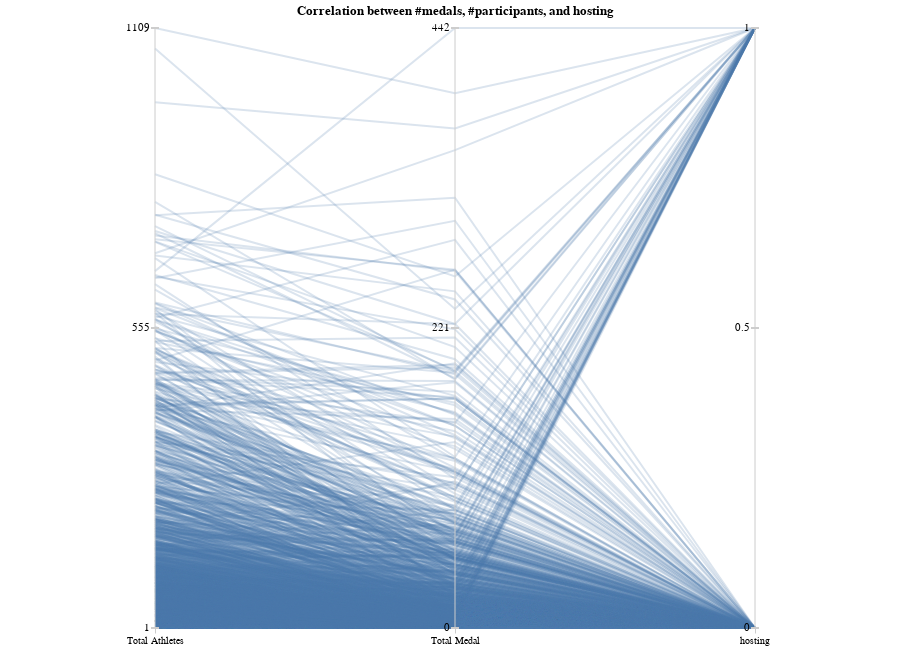

The notebook cell saved with this chart:
### Markdown cell above
### Task 4

### Code cell
task4_result

### Figure 1 — Vega-Lite specification as saved in the notebook (floating-point values rounded to 4 significant figures; data arrays with more than 128 entries replaced by an {"elided": "..."} marker saying what was removed)
{"config": {"view": {"continuousWidth": 400, "continuousHeight": 300, "stroke": null}, "axisX": {"domain": false, "labelAngle": 0, "tickColor": "#ccc", "title": null}}, "layer": [{"mark": {"type": "line", "opacity": 0.2}, "encoding": {"detail": {"field": "index", "type": "nominal"}, "x": {"field": "key", "type": "nominal"}, "y": {"axis": null, "field": "norm_val", "type": "quantitative"}}, "height": 600, "title": "Correlation between #medals, #participants, and hosting", "transform": [{"window": [{"op": "count", "as": "index"}]}, {"fold": ["hosting", "Total Medal", "Total Athletes"]}, {"joinaggregate": [{"op": "min", "field": "value", "as": "min"}, {"op": "max", "field": "value", "as": "max"}], "groupby": ["key"]}, {"calculate": "(datum.value - datum.min) / (datum.max - datum.min)", "as": "norm_val"}, {"calculate": "(datum.min + datum.max) / 2", "as": "mid"}], "width": 900}, {"mark": {"type": "rule", "color": "#ccc", "tooltip": null}, "encoding": {"detail": {"aggregate": "count", "type": "quantitative"}, "x": {"field": "key", "type": "nominal"}}, "height": 600, "title": "Correlation between #medals, #participants, and hosting", "transform": [{"window": [{"op": "count", "as": "index"}]}, {"fold": ["hosting", "Total Medal", "Total Athletes"]}, {"joinaggregate": [{"op": "min", "field": "value", "as": "min"}, {"op": "max", "field": "value", "as": "max"}], "groupby": ["key"]}, {"calculate": "(datum.value - datum.min) / (datum.max - datum.min)", "as": "norm_val"}, {"calculate": "(datum.min + datum.max) / 2", "as": "mid"}], "width": 900}, {"layer": [{"mark": {"type": "text", "align": "right", "baseline": "middle", "dx": -5, "tooltip": null}, "encoding": {"text": {"aggregate": "min", "field": "max", "type": "quantitative"}, "x": {"field": "key", "type": "nominal"}, "y": {"value": 0}}, "height": 600, "title": "Correlation between #medals, #participants, and hosting", "transform": [{"window": [{"op": "count", "as": "index"}]}, {"fold": ["hosting", "Total Medal", "Total Athletes"]}, {"joinaggregate": [{"op": "min", "field": "value", "as": "min"}, {"op": "max", "field": "value", "as": "max"}], "groupby": ["key"]}, {"calculate": "(datum.value - datum.min) / (datum.max - datum.min)", "as": "norm_val"}, {"calculate": "(datum.min + datum.max) / 2", "as": "mid"}], "width": 900}, {"mark": {"type": "tick", "color": "#ccc", "orient": "horizontal", "size": 8, "tooltip": null}, "encoding": {"text": {"aggregate": "min", "field": "max", "type": "quantitative"}, "x": {"field": "key", "type": "nominal"}, "y": {"value": 0}}, "height": 600, "title": "Correlation between #medals, #participants, and hosting", "transform": [{"window": [{"op": "count", "as": "index"}]}, {"fold": ["hosting", "Total Medal", "Total Athletes"]}, {"joinaggregate": [{"op": "min", "field": "value", "as": "min"}, {"op": "max", "field": "value", "as": "max"}], "groupby": ["key"]}, {"calculate": "(datum.value - datum.min) / (datum.max - datum.min)", "as": "norm_val"}, {"calculate": "(datum.min + datum.max) / 2", "as": "mid"}], "width": 900}]}, {"layer": [{"mark": {"type": "text", "align": "right", "baseline": "middle", "dx": -5, "tooltip": null}, "encoding": {"text": {"aggregate": "min", "field": "mid", "type": "quantitative"}, "x": {"field": "key", "type": "nominal"}, "y": {"value": 300}}, "height": 600, "title": "Correlation between #medals, #participants, and hosting", "transform": [{"window": [{"op": "count", "as": "index"}]}, {"fold": ["hosting", "Total Medal", "Total Athletes"]}, {"joinaggregate": [{"op": "min", "field": "value", "as": "min"}, {"op": "max", "field": "value", "as": "max"}], "groupby": ["key"]}, {"calculate": "(datum.value - datum.min) / (datum.max - datum.min)", "as": "norm_val"}, {"calculate": "(datum.min + datum.max) / 2", "as": "mid"}], "width": 900}, {"mark": {"type": "tick", "color": "#ccc", "orient": "horizontal", "size": 8, "tooltip": null}, "encoding": {"text": {"aggregate": "min", "field": "mid", "type": "quantitative"}, "x": {"field": "key", "type": "nominal"}, "y": {"value": 300}}, "height": 600, "title": "Correlation between #medals, #participants, and hosting", "transform": [{"window": [{"op": "count", "as": "index"}]}, {"fold": ["hosting", "Total Medal", "Total Athletes"]}, {"joinaggregate": [{"op": "min", "field": "value", "as": "min"}, {"op": "max", "field": "value", "as": "max"}], "groupby": ["key"]}, {"calculate": "(datum.value - datum.min) / (datum.max - datum.min)", "as": "norm_val"}, {"calculate": "(datum.min + datum.max) / 2", "as": "mid"}], "width": 900}]}, {"layer": [{"mark": {"type": "text", "align": "right", "baseline": "middle", "dx": -5, "tooltip": null}, "encoding": {"text": {"aggregate": "min", "field": "min", "type": "quantitative"}, "x": {"field": "key", "type": "nominal"}, "y": {"value": 600}}, "height": 600, "title": "Correlation between #medals, #participants, and hosting", "transform": [{"window": [{"op": "count", "as": "index"}]}, {"fold": ["hosting", "Total Medal", "Total Athletes"]}, {"joinaggregate": [{"op": "min", "field": "value", "as": "min"}, {"op": "max", "field": "value", "as": "max"}], "groupby": ["key"]}, {"calculate": "(datum.value - datum.min) / (datum.max - datum.min)", "as": "norm_val"}, {"calculate": "(datum.min + datum.max) / 2", "as": "mid"}], "width": 900}, {"mark": {"type": "tick", "color": "#ccc", "orient": "horizontal", "size": 8, "tooltip": null}, "encoding": {"text": {"aggregate": "min", "field": "min", "type": "quantitative"}, "x": {"field": "key", "type": "nominal"}, "y": {"value": 600}}, "height": 600, "title": "Correlation between #medals, #participants, and hosting", "transform": [{"window": [{"op": "count", "as": "index"}]}, {"fold": ["hosting", "Total Medal", "Total Athletes"]}, {"joinaggregate": [{"op": "min", "field": "value", "as": "min"}, {"op": "max", "field": "value", "as": "max"}], "groupby": ["key"]}, {"calculate": "(datum.value - datum.min) / (datum.max - datum.min)", "as": "norm_val"}, {"calculate": "(datum.min + datum.max) / 2", "as": "mid"}], "width": 900}]}], "data": {"name": "data-9ecbe22112733371c175a27ae8e02951"}, "$schema": "https://vega.github.io/schema/vega-lite/v4.17.0.json", "datasets": {"data-9ecbe22112733371c175a27ae8e02951": {"elided": "3837 records"}}}
